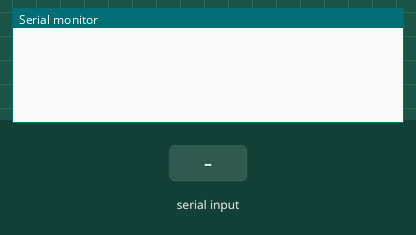
Simulated run of this sketch. Board: Arduino Uno, built with avr-gcc and run on an emulated ATmega328P. On the bench: the last lines printed to the serial monitor. The test bench sets the inputs (shaded band).

Above: at 1.2 s.
1.3 s: "w" received over Serial
At 2.1 s:
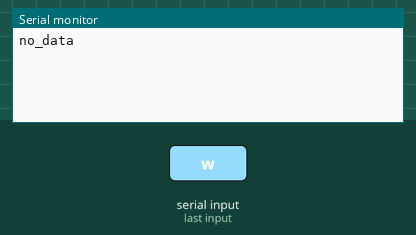
2.8 s: "1" received over Serial
At 3.2 s:
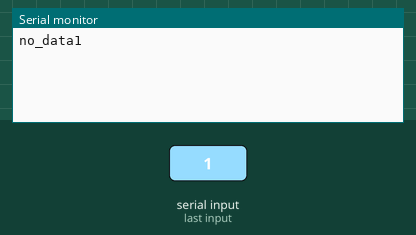

Measured:
- after the input at 1.3 s, the serial monitor: prints a new line at once (image 1)
- after the input at 2.8 s, the serial monitor: prints a new line at once (image 2)

The sketch:

Serial_read_n_write.ino
```cpp
const String default_x = "no_data"; //any current data from arduino
String x = default_x;

void setup() {
  Serial.begin(9600);
  Serial.setTimeout(1);

}

void loop() {
  while (!Serial.available());
  x = Serial.readString()/*.toInt()*/;

  if (x == "w"){
    Serial.print(default_x);
  }
  else{
  Serial.print(x);
  }

  delay(20);

}
```
